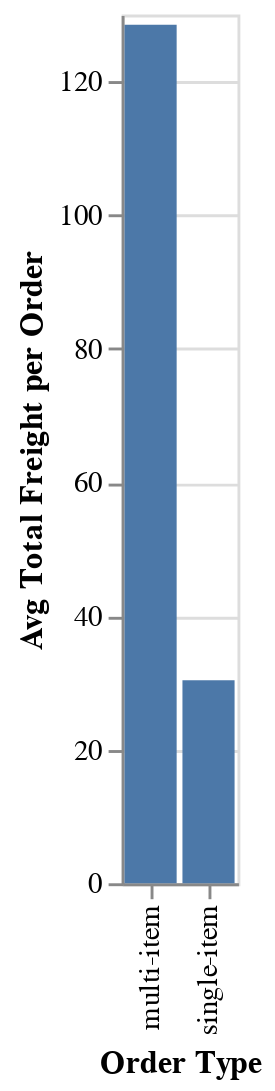

The notebook cell saved with this chart:
### Code cell
thread.plot()

### Figure 1 — Vega-Lite specification as saved in the notebook (floating-point values rounded to 4 significant figures)
{"config": {"view": {"continuousWidth": 300, "continuousHeight": 300}}, "data": {"name": "data-07fd62b8d9f8d298d8bf682e8b483d34"}, "mark": "bar", "encoding": {"x": {"field": "order_type", "title": "Order Type", "type": "nominal"}, "y": {"field": "avg_total_freight_per_order", "title": "Avg Total Freight per Order", "type": "quantitative"}}, "$schema": "https://vega.github.io/schema/vega-lite/v5.json", "datasets": {"data-07fd62b8d9f8d298d8bf682e8b483d34": [{"order_type": "multi-item", "orders_count": 270, "avg_total_freight_per_order": 128.4, "cancellation_rate": 7.778}, {"order_type": "single-item", "orders_count": 295, "avg_total_freight_per_order": 30.37, "cancellation_rate": 0.678}]}}
